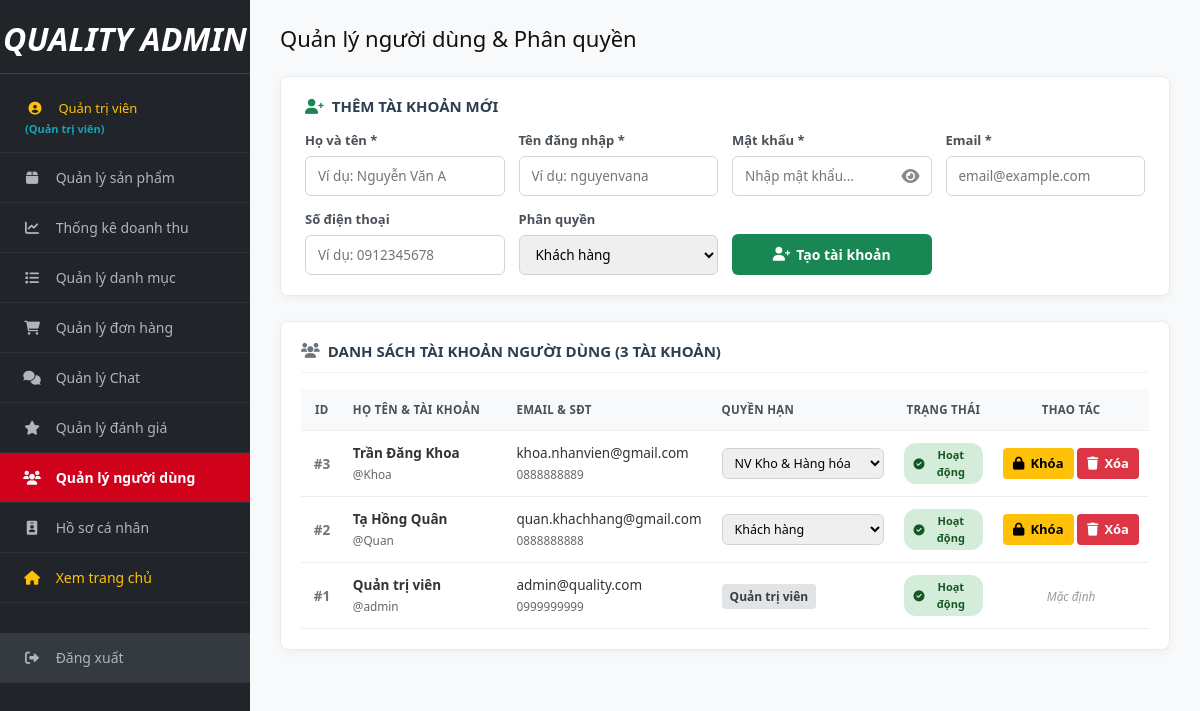
/Admin/QuanLyNguoiDung.php (signed in), run on an earlier commit of the app's database.
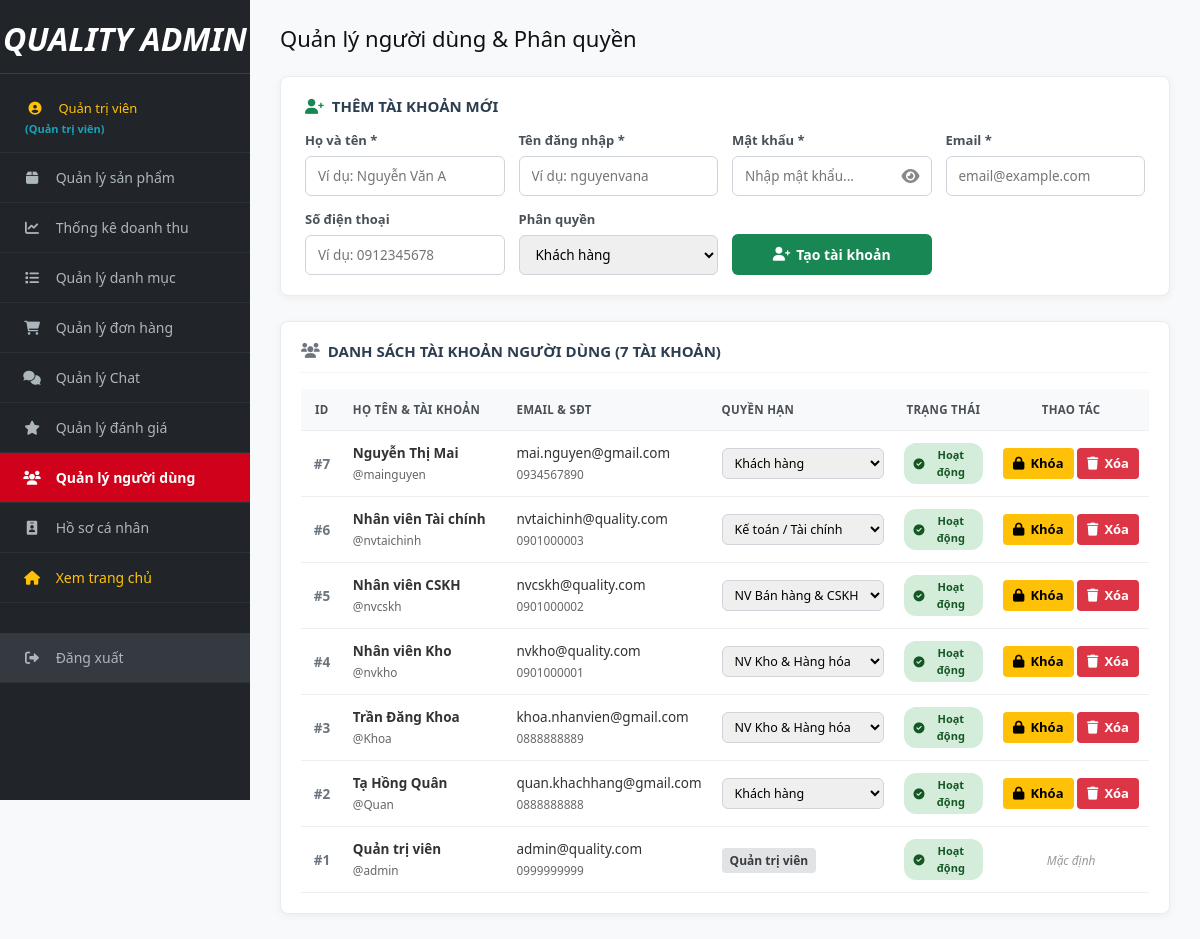
And on a later commit of the database.
### tables this page shows
CREATE TABLE IF NOT EXISTS `tbl_nguoidung` (
  `IdNguoiDung` int(10) NOT NULL AUTO_INCREMENT,
  `HoTen` varchar(100) NOT NULL,
  `TenDangNhap` varchar(50) NOT NULL,
  `MatKhau` varchar(100) NOT NULL,
  `Email` varchar(100) NOT NULL,
  `DienThoai` varchar(20) NOT NULL,
  `QuyenHan` tinyint(1) NOT NULL DEFAULT '2',  
  `Khoa` tinyint(1) NOT NULL DEFAULT '0',      
  PRIMARY KEY (`IdNguoiDung`)
);

### Admin/QuanLyNguoiDung.php (called while the page is built)
<?php
require_once __DIR__ . '/qlnguoidung/index.php';
?>

### model/nguoidung.php (called while the page is built, shortened)
<?php
class NGUOIDUNG {
    public function laydanhsachnguoidung() {
        $db = DATABASE::connect();
        try {
            $sql = "SELECT * FROM tbl_nguoidung ORDER BY IdNguoiDung DESC";
            $cmd = $db->prepare($sql);
            $cmd->execute();
            return $cmd->fetchAll();
        } catch (PDOException $e) {
            return [];
        }
    }
}
?>

### Admin/qlnguoidung/main.php (the view, shortened to what the changed rows need)
<?php
require_once __DIR__ . '/../inc/top.php';
?>
<div class="header-page">
    <h1>Quản lý người dùng & Phân quyền</h1>
</div>
<div style="background: #fff; padding: 20px 24px; border-radius: 8px; box-shadow: 0 2px 8px rgba(0,0,0,0.05); margin-bottom: 25px; border: 1px solid #e9ecef;">
    <h3 style="margin-top: 0; margin-bottom: 16px; font-size: 15px; text-transform: uppercase; color: #2c3e50; font-weight: 700; display: flex; align-items: center; gap: 8px;">
        <i class="fa fa-user-plus text-success"></i> Thêm tài khoản mới
    </h3>
    <form method="post" action="?action=them" autocomplete="off">
        <div style="display: grid; grid-template-columns: repeat(auto-fit, minmax(180px, 1fr)); gap: 14px; align-items: flex-end;">
            <div>
                <label style="display: block; margin-bottom: 5px; font-weight: 600; font-size: 13px; color: #495057;">Họ và tên *</label>
                <input type="text" name="hoten" required autocomplete="off" placeholder="Ví dụ: Nguyễn Văn A" style="width: 100%; padding: 9px 12px; border: 1px solid #ced4da; border-radius: 6px; box-sizing: border-box; font-size: 13.5px;">
            </div>
            <div>
                <label style="display: block; margin-bottom: 5px; font-weight: 600; font-size: 13px; color: #495057;">Tên đăng nhập *</label>
                <input type="text" name="tendangnhap" required autocomplete="off" placeholder="Ví dụ: nguyenvana" style="width: 100%; padding: 9px 12px; border: 1px solid #ced4da; border-radius: 6px; box-sizing: border-box; font-size: 13.5px;">
            </div>
            <div>
                <label style="display: block; margin-bottom: 5px; font-weight: 600; font-size: 13px; color: #495057;">Mật khẩu *</label>
                <div style="position: relative;">
                    <input type="password" name="matkhau" id="input-matkhau" required autocomplete="new-password" placeholder="Nhập mật khẩu..." readonly onfocus="this.removeAttribute('readonly');" style="width: 100%; padding: 9px 38px 9px 12px; border: 1px solid #ced4da; border-radius: 6px; box-sizing: border-box; font-size: 13.5px;">
                    <i class="fa fa-eye" id="toggle-matkhau" onclick="togglePasswordVisibility()" style="position: absolute; right: 12px; top: 50%; transform: translateY(-50%); cursor: pointer; color: #888;"></i>
                </div>
            </div>
            <div>
                <label style="display: block; margin-bottom: 5px; font-weight: 600; font-size: 13px; color: #495057;">Email *</label>
                <input type="email" name="email" required autocomplete="off" placeholder="email@example.com" readonly onfocus="this.removeAttribute('readonly');" style="width: 100%; padding: 9px 12px; border: 1px solid #ced4da; border-radius: 6px; box-sizing: border-box; font-size: 13.5px;">
            </div>
            <div>
                <label style="display: block; margin-bottom: 5px; font-weight: 600; font-size: 13px; color: #495057;">Số điện thoại</label>
                <input type="text" name="dienthoai" autocomplete="off" placeholder="Ví dụ: 0912345678" style="width: 100%; padding: 9px 12px; border: 1px solid #ced4da; border-radius: 6px; box-sizing: border-box; font-size: 13.5px;">
            </div>
            <div>
                <label style="display: block; margin-bottom: 5px; font-weight: 600; font-size: 13px; color: #495057;">Phân quyền</label>
                <select name="quyenhan" style="width: 100%; padding: 9px 12px; border: 1px solid #ced4da; border-radius: 6px; box-sizing: border-box; font-size: 13.5px;">
                    <option value="2">Khách hàng</option>
                </select>
            </div>
            <div>
                <button type="submit" class="btn btn-add" style="width: 100%; padding: 10px 14px; border: none; cursor: pointer; font-size: 14px; font-weight: 600; border-radius: 6px; display: inline-flex; align-items: center; justify-content: center; gap: 6px; white-space: nowrap;">
                    <i class="fa fa-user-plus"></i> Tạo tài khoản
                </button>
            </div>
        </div>
    </form>
</div>
<div class="table-container" style="background: #fff; padding: 20px; border-radius: 8px; box-shadow: 0 2px 8px rgba(0,0,0,0.05); border: 1px solid #e9ecef;">
    <div style="display: flex; justify-content: space-between; align-items: center; margin-bottom: 16px; padding-bottom: 12px; border-bottom: 1px solid #f1f3f5;">
        <h3 style="margin: 0; font-size: 15px; font-weight: 700; color: #2c3e50; text-transform: uppercase; display: flex; align-items: center; gap: 8px;">
            <i class="fa fa-users text-secondary"></i> Danh sách tài khoản người dùng (<?= count($users) ?> tài khoản)
        </h3>
    </div>
    <table style="width: 100%; border-collapse: collapse;">
        <thead>
            <tr style="background: #f8f9fa;">
                <th style="width: 70px; text-align: center;">ID</th>
                <th style="width: 250px;">Họ tên & Tài khoản</th>
                <th>Email & SĐT</th>
                <th style="width: 160px;">Quyền hạn</th>
                <th style="width: 130px; text-align: center;">Trạng thái</th>
                <th style="width: 150px; text-align: center;">Thao tác</th>
            </tr>
        </thead>
        <tbody>
            <?php if (!empty($users)): ?>
                <?php foreach ($users as $u):
                    $isAdmin = ($u['QuyenHan'] == 1);
                    $isLocked = ($u['Khoa'] == 1);
                ?>
                    <tr style="<?= $isLocked ? 'background: #fff5f5; opacity: 0.88;' : '' ?>">
                        <td style="text-align: center; font-weight: bold; color: #6c757d;">#<?= $u['IdNguoiDung'] ?></td>
                        <td>
                            <strong><?= htmlspecialchars($u['HoTen']) ?></strong><br>
                            <small style="color: #666;">@<?= htmlspecialchars($u['TenDangNhap']) ?></small>
                        </td>
                        <td>
                            <div><?= htmlspecialchars($u['Email']) ?></div>
                            <small style="color: #666;"><?= htmlspecialchars($u['DienThoai'] ?: 'Chưa cập nhật') ?></small>
                        </td>
                        <td>
                            <?php if ($isAdmin): ?>
                                <span style="background: #e2e3e5; color: #383d41; padding: 4px 8px; border-radius: 4px; font-size: 12px; font-weight: bold;">Quản trị viên</span>
                            <?php else: ?>
                                <form method="post" action="?action=quyen" style="margin: 0;">
                                    <select name="quyenhan" data-current="<?= $u['QuyenHan'] ?>" onchange="confirmChangeRole(this, '<?= htmlspecialchars($u['TenDangNhap'], ENT_QUOTES) ?>')" style="padding: 5px 8px; border-radius: 6px; font-size: 12.5px; border: 1px solid #ced4da; cursor: pointer;">
                                        <option value="2" <?= ($u['QuyenHan'] == 2) ? 'selected' : '' ?>>Khách hàng</option>
                                        <option value="3" <?= ($u['QuyenHan'] == 3) ? 'selected' : '' ?>>NV Kho & Hàng hóa</option>
                                        <option value="4" <?= ($u['QuyenHan'] == 4) ? 'selected' : '' ?>>NV Bán hàng & CSKH</option>
                                        <option value="5" <?= ($u['QuyenHan'] == 5) ? 'selected' : '' ?>>Kế toán / Tài chính</option>
                                    </select>
                                </form>
                            <?php endif; ?>
                        </td>
                        <td style="text-align: center;">
                            <?php if ($isLocked): ?>
                                <span style="background: #f8d7da; color: #721c24; padding: 4px 10px; border-radius: 12px; font-size: 11px; font-weight: bold; display: inline-flex; align-items: center; gap: 4px;">
                                    <i class="fa fa-lock"></i> Bị khóa
                                </span>
                            <?php else: ?>
                                <span style="background: #d4edda; color: #155724; padding: 4px 10px; border-radius: 12px; font-size: 11px; font-weight: bold; display: inline-flex; align-items: center; gap: 4px;">
                                    <i class="fa fa-check-circle"></i> Hoạt động
                                </span>
                            <?php endif; ?>
                        </td>
                        <td style="text-align: center; white-space: nowrap;">
                            <?php if (!$isAdmin): ?>
                                <a href="?action=khoa&id=<?= $u['IdNguoiDung'] ?>" class="btn" style="background: <?= $isLocked ? '#28a745' : '#ffc107' ?>; color: <?= $isLocked ? '#fff' : '#000' ?>; padding: 6px 10px;" onclick="return confirm('<?= $isLocked ? 'Mở khóa tài khoản này?' : 'Khóa tài khoản này?' ?>');" title="<?= $isLocked ? 'Mở khóa' : 'Khóa' ?>">
                                    <?= $isLocked ? '<i class="fa fa-unlock"></i> Mở' : '<i class="fa fa-lock"></i> Khóa' ?>
                                </a>
                                <a href="?action=xoa&id=<?= $u['IdNguoiDung'] ?>" class="btn btn-delete" style="padding: 6px 10px;" onclick="return confirm('Bạn có chắc chắn muốn xóa tài khoản này?');" title="Xóa tài khoản">
                                    <i class="fa fa-trash"></i> Xóa
                                </a>
                            <?php else: ?>
                                <small style="color: #999; font-style: italic;">Mặc định</small>
                            <?php endif; ?>
                        </td>
                    </tr>
                <?php endforeach; ?>
            <?php else: ?>
                <tr><td colspan="6" style="text-align: center; color: #888; padding: 40px;">Chưa có tài khoản người dùng nào.</td></tr>
            <?php endif; ?>
        </tbody>
    </table>
</div>
<?php require_once __DIR__ . '/../inc/bottom.php'; ?>

What changed in the data, as far as the page shows it:
added tbl_nguoidung: IdNguoiDung "7", HoTen "Nguyễn Thị Mai", TenDangNhap "mainguyen", Email "mai.nguyen@gmail.com", DienThoai "0934567890", quyenhan "Khách hàng", Khoa 0 (drawn)
added tbl_nguoidung: IdNguoiDung "6", HoTen "Nhân viên Tài chính", TenDangNhap "nvtaichinh", Email "nvtaichinh@quality.com", DienThoai "0901000003", quyenhan "Kế toán / Tài chính", Khoa 0 (drawn)
added tbl_nguoidung: IdNguoiDung "5", HoTen "Nhân viên CSKH", TenDangNhap "nvcskh", Email "nvcskh@quality.com", DienThoai "0901000002", quyenhan "NV Bán hàng & CSKH", Khoa 0 (drawn)
added tbl_nguoidung: IdNguoiDung "4", HoTen "Nhân viên Kho", TenDangNhap "nvkho", Email "nvkho@quality.com", DienThoai "0901000001", quyenhan "NV Kho & Hàng hóa", Khoa 0 (drawn)
Also different on the page:
count($users): "3" → "7"
